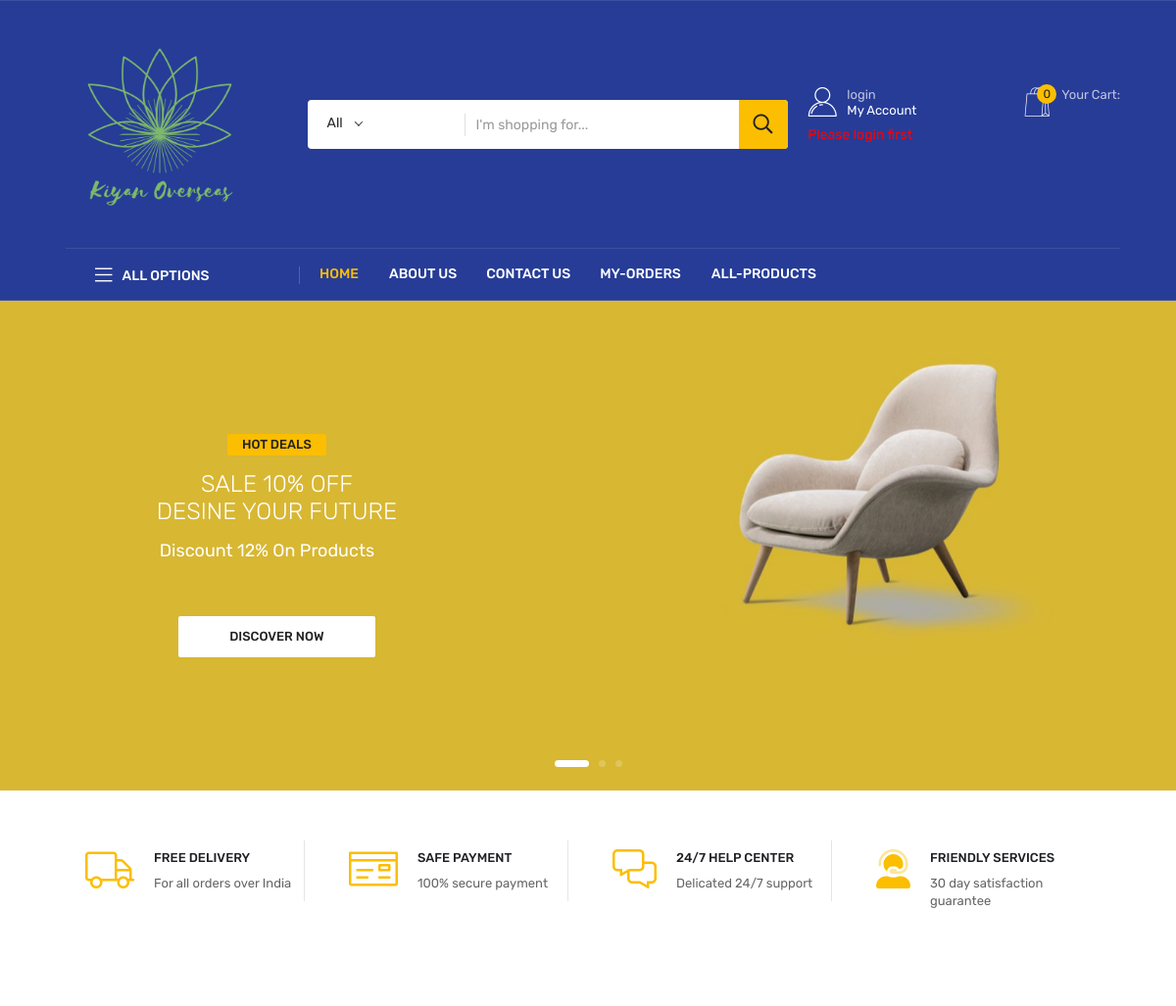
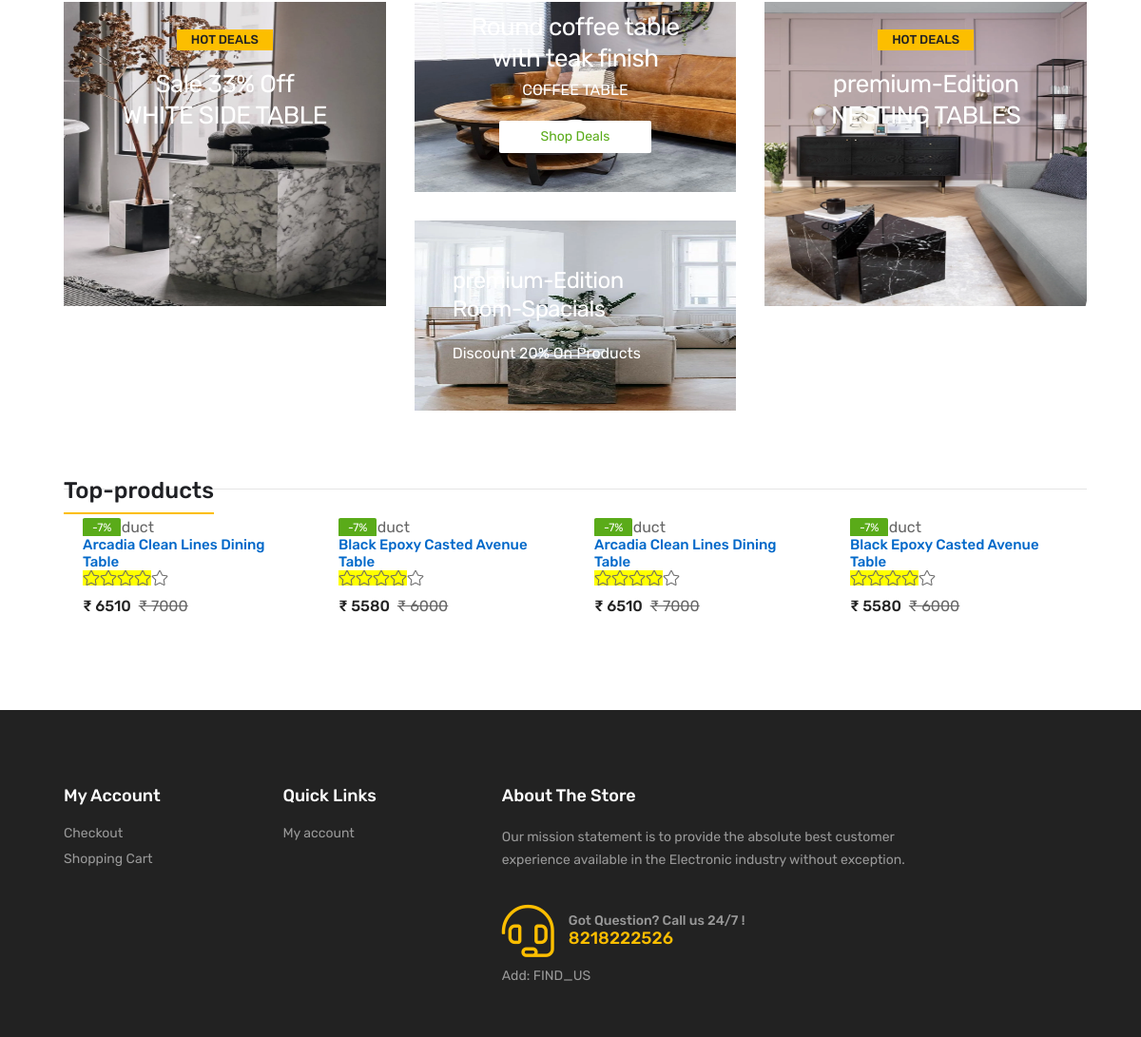
The page / on the database its author committed (2 pictures, top to bottom).
### app/models.py (models this page shows, shortened)
class slider(models.Model):
        DISCOUNT_DEAL=(
        ('HOT DEALS', 'HOT DEALS'),
        ( 'New Arrsivels', 'New Arrsivels'),
        )
        image=models.ImageField(upload_to='media/slider_img')
        discount_deal= models.CharField(choices=DISCOUNT_DEAL,max_length=100)
        SALE=models.IntegerField()
        brand_name=models.CharField(max_length=200)
        discount=models.IntegerField()
        link=models.CharField(max_length=200)

class Product(models.Model):
        total_quantity = models.IntegerField(default=10)
        name=models.CharField(max_length=100)
        available = models.IntegerField(default=10)
        image= models.ImageField()
        discount =models.IntegerField(default=7)
        tax =models.IntegerField(null=True,default=0)
        packing_cost =models.IntegerField(null=True,default=0)
        delivery_charge =models.IntegerField(null=True,default=0)
        big_img=models.ImageField()
        small_img_first=models.ImageField()
        small_img_second=models.ImageField()
        price=models.IntegerField()
        Product_information = RichTextField(null=True,default="Transform your living spaces into stunning showcases of style and sophistication with our exquisite collection of furniture. Crafted with meticulous attention to detail and unparalleled quality, each piece is a testament to exceptional craftsmanship and timeless design")
        category=models.ForeignKey(category,on_delete=models.CASCADE)
        weight=models.IntegerField(null=True,default=110)
        dimensions=models.CharField(max_length=100,null=True,default="18 inches x 18 inches x 36 inches")
        color=models.CharField(max_length=100,null=True,default="white")
        size=models.CharField(max_length=100,null=True,default="Medium")
        slug = models.SlugField(default='',max_length=500,unique=True,blank=True)
        class Meta:
             db_table = "app_Product"

### app/views.py (the view)
# urls.py: path('', home, name='home'),
def home(request, category_id=None):
    sliders=slider.objects.all()
    cat=category.objects.all()
    pro=Product.objects.all()
    cat_id = request.GET.get('category')
    if cat_id:
        pro = Product.objects.filter(category_id =cat_id)
    else:
        pro = Product.objects.all()
    context={
        'sliders' : sliders,
        'cat':cat,
        'pro':pro,
    }
    return render(request, 'home.html', context)

### app/templatetags/producttag.py (called while the page is built)
@register.simple_tag
def call_sellprice(price,discount):
    if discount is None or discount == 0:
        return price
    sellprice=price
    sellprice=price - (price * discount/100)
    return floor(sellprice)

### app/templates/home.html (shortened to what this page needs)
{% extends 'base.html' %}
{% load static %}
{% load producttag %}
{% block content %}
        <div class="slider-area">
            <div class="swiper-container slider__active">
                <div class="slider-wrapper swiper-wrapper">
                    {% for a in sliders %}
                    <div class="single-slider swiper-slide slider-height d-flex align-items-center" data-background="/{{a.image}}">
                        <div class="container">
                            <div class="row">
                                <div class="col-xl-5">
                                    <div class="slider-content">
                                        <div class="slider-top-btn" data-animation="fadeInLeft" data-delay="1.5s">
                                            <a href="#" class="st-btn b-radius">{{a.discount_deal}}</a>
                                        </div>
                                        <h3 data-animation="fadeInLeft" data-delay="1.7s" class="pt-15 slider-title pb-5">SALE {{a.SALE}}% OFF <br>DESINE YOUR FUTURE</h3>
                                        <p class="pr-20 slider_text" data-animation="fadeInLeft" data-delay="1.9s">Discount {{a.discount}}% On Products</p>
                                        <div class="slider-bottom-btn mt-55">
                                            <a data-animation="fadeInUp" data-delay="1.15s" href="{% url 'shop' %}" class="st-btn-b b-radius">Discover now</a>
                                        </div>
                                    </div>
                                </div>
                            </div>
                        </div>
                    </div>
                   {% endfor %}
                    <div class="main-slider-paginations"></div>
                </div>
            </div>
        </div>
        <section class="features__area pt-20">
            <div class="container">
                <div class="row row-cols-xxl-4 row-cols-xl-4 row-cols-lg-4 row-cols-md-2 row-cols-sm-2 row-cols-1 gx-0">
                    <div class="col">
                        <div class="features__item d-flex white-bg">
                            <div class="features__icon mr-20">
                                <i class="fal fa-truck"></i>
                            </div>
                            <div class="features__content">
                                <h6>FREE DELIVERY</h6>
                                <p>For all orders over India</p>
                            </div>
                        </div>
                    </div>
                    <div class="col">
                        <div class="features__item d-flex white-bg">
                            <div class="features__icon mr-20">
                                <i class="fal fa-money-check"></i>
                            </div>
                            <div class="features__content">
                                <h6>SAFE PAYMENT</h6>
                                <p>100% secure payment</p>
                            </div>
                        </div>
                    </div>
                    <div class="col">
                        <div class="features__item d-flex white-bg">
                            <div class="features__icon mr-20">
                                <i class="fal fa-comments-alt"></i>
                            </div>
                            <div class="features__content">
                                <h6>24/7 HELP CENTER</h6>
                                <p>Delicated 24/7 support</p>
                            </div>
                        </div>
                    </div>
                    <div class="col">
                        <div class="features__item features__item-last d-flex white-bg">
                            <div class="features__icon mr-20">
                                <i class="fad fa-user-headset"></i>
                            </div>
                            <div class="features__content">
                                <h6>FRIENDLY SERVICES</h6>
                                <p>30 day satisfaction guarantee</p>
                            </div>
                        </div>
                    </div>
                </div>
            </div>
        </section>
          <section class="banner__area pt-60 pb-25">
            <div class="container">
                <div class="row">
                    <div class="col-xl-4 col-lg-6 col-md-12">
                        <div class="banner__item p-relative w-img mb-30">
                            <div class="banner__img">
                                <a href="{% url 'shop' %}"><img style="height: 20rem;" src="{% static 'images/banner/banner6.jpg' %}"  alt=""></a>
                            </div>
                            <div class="banner__content banner__content-sd text-center">
                                <div class="banner-button mb-20">
                                    <a href="#" class="st-btn">HOT DEALS</a>
                                </div>
                                <h6><a href="#">Sale 33% Off <br> WHITE SIDE TABLE</a></h6>
                            </div>
                        </div>
                    </div>
                    <div class="col-xl-4 col-lg-6 col-md-12">
                        <div class="row">
                            <div class="col-md-12">
                                <div class="banner__item p-relative mb-30 w-img">
                                    <div class="banner__img">
                                        <a href="{% url 'shop' %}"><img style="height: 9rem;" src="{% static 'images/banner/banner5.jpg' %}"  alt=""></a>
                                    </div>
                                    <div class="banner__content banner__content-sd text-center">
                                        <h6><a href="#">Round coffee table with teak finish</a></h6>
                                        <p>COFFEE TABLE</p>
                                        <div class="banner-button mt-20 d-none d-sm-block">
                                            <a href="{% url 'shop' %}" class="st-btn-3 b-radius">Shop Deals</a>
                                        </div>
                                    </div>
                                </div>
                            </div>
                            <div class="col-md-12">
                                <div class="banner__item p-relative w-img mb-30">
                                    <div class="banner__img">
                                        <a href="{% url 'shop' %}"><img style="height: 9rem; width: 25rem;" src="{% static 'images/banner/banner.jpg' %}" alt=""></a>
                                    </div>
                                    <div class="banner__content">
                                        <h6><a href="#">premium-Edition<br>Room-Spacials</a></h6>
                                        <p>Discount  20% On Products</p>
                                    </div>
                                </div>
                            </div>
                        </div>
                    </div>
                    <div class="col-xl-4 col-lg-6 col-md-12">
                        <div class="banner__item p-relative mb-30 w-img">
                            <div class="banner__img">
                                <a href="{% url 'shop' %}"><img style="height: 20rem;" src="{% static 'images/banner/banner4.jpg' %}"  alt=""></a>
                            </div>
                            <div class="banner__content banner__content-sd text-center">
                                <div class="banner-button mb-20">
                                    <a href="#" class="st-btn">HOT DEALS</a>
                                </div>
                                <h6><a href="#">premium-Edition<br>NESTING TABLES</a></h6>
                            </div>
                        </div>
                    </div>
                </div>
            </div>
        </section>
          <section class="topsell__area-1 pt-15">
            <div class="container">
                <div class="row">
                    <div class="col-xl-12">
                        <div class="section__head d-flex justify-content-between mb-10">
                            <div class="section__title">
                                <h5 class="st-titile-d">Top-products</h5>
                            </div>
                        </div>
                    </div>
                </div>
                <div class="row">
                    <div class="product-bs-slider">
                        <div class="product-slider swiper-container">
                            <div class="swiper-wrapper">
                                {% for product in pro %}
                                <div class="product__item swiper-slide">
                                    <div class="product__thumb fix">
                                        <div class="product-image w-img">
                                            <a href="{% url 'product_detail' slug=product.slug %}">
                                            </a>
                                        </div>
                                        <div class="product__offer">
                                        <span class="discount">-{{product.discount}}%</span>
                                        </div>
                                    </div>
                                    <div class="product__content">
                                        <h6><a href="{% url 'product_detail' slug=product.slug %}">{{product.name}}</a></h6>
                                        <div class="pd-rating mb-10">
                                            <ul class="rating">
                                                <li><a href="#"><i class="fal fa-star" style="background-color: yellow;"></i></a></li>
                                                <li><a href="#"><i class="fal fa-star" style="background-color: yellow;"></i></a></li>
                                                <li><a href="#"><i class="fal fa-star" style="background-color: yellow;"></i></a></li>
                                                <li><a href="#"><i class="fal fa-star" style="background-color: yellow;"></i></a></li>
                                                <li><a href="#"><i class="fal fa-star" ></i></a></li>
                                              </ul>
                                        </div>
                                        <div class="price mb-10">
                                            <span>₹ {% call_sellprice product.price product.discount %}</span>&nbsp;&nbsp;<del>₹ {{product.price}}</del>
                                        </div>
                                    </div>
                                </div>
                                    {% endfor %}
                                </div>
                            </div>
                        </div>
            </div>
        </section>
{% endblock %}

### app/static/assets/css/default.css (style rules this page uses)
.mt-20 { margin-top:20px }
.mt-55 { margin-top:55px }
.mb-10 { margin-bottom:10px }
.mb-20 { margin-bottom:20px }
.mb-30 { margin-bottom:30px }
.mr-20 { margin-right:20px }
.pt-15 { padding-top:15px }
.pt-20 { padding-top:20px }
.pt-60 { padding-top:60px }
.pb-5 { padding-bottom:5px !important }
.pb-25 { padding-bottom:25px }
.pr-20 { padding-right:20px }

### rows shown on the page
slider: discount_deal "HOT DEALS", SALE "10", discount "12"
Product: discount "7", name "Arcadia Clean Lines Dining Table", price+discount "6510", price "7000"
Product: discount "7", name "Black Epoxy Casted Avenue Table", price+discount "5580", price "6000"

### other values the page prints
{{ request.session.cart|length }} "0"
